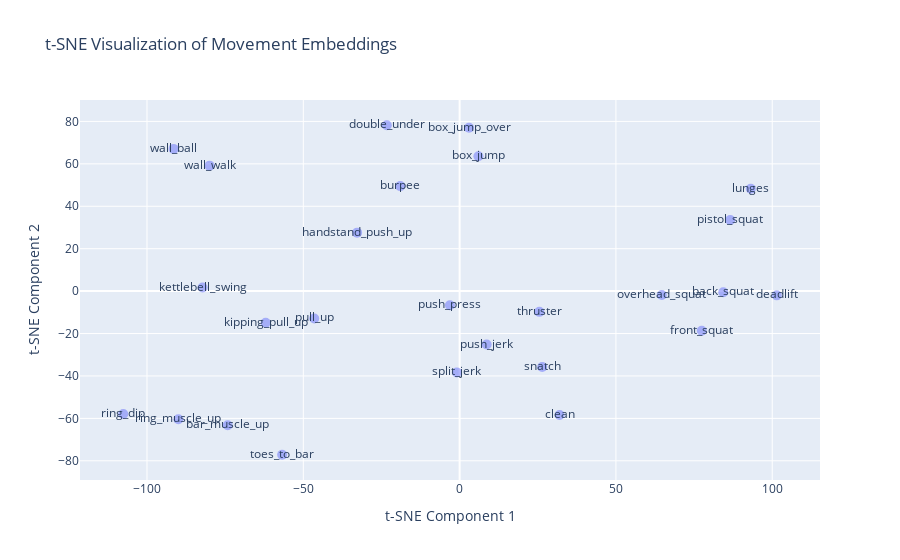

This figure's notebook cell:
### Code cell
embeddings_2d = tsne.fit_transform(embeddings_T)

# Create a DataFrame for the 2D embeddings
df_2d = pd.DataFrame(embeddings_2d, columns=['tsne_1', 'tsne_2'])

# Add passage names to the DataFrame
df_2d['movement_name'] = embeddings.columns 

# Plot t-SNE visualization with labels using Plotly
fig = px.scatter(df_2d, x='tsne_1', y='tsne_2', text='movement_name', 
                 title='t-SNE Visualization of Movement Embeddings', 
                 labels={'tsne_1': 't-SNE Component 1', 'tsne_2': 't-SNE Component 2'},
                 opacity=0.5, hover_name='movement_name'
                 )

# Customize layout
fig.update_traces(marker=dict(size=10))
fig.update_layout(xaxis=dict(showgrid=True, title='t-SNE Component 1'),
                  yaxis=dict(showgrid=True, title='t-SNE Component 2'))

# Show the plot
fig.show()

### Figure 1 — Plotly figure (JSON) as saved in the notebook; plotly's stock layout.template omitted (floating-point values rounded to 4 significant figures)
{"data": [{"hovertemplate": "<b>%{hovertext}</b><br><br>t-SNE Component 1=%{x}<br>t-SNE Component 2=%{y}<br>movement_name=%{text}<extra></extra>", "hovertext": ["clean", "snatch", "deadlift", "back_squat", "front_squat", "overhead_squat", "push_press", "push_jerk", "split_jerk", "thruster", "pull_up", "toes_to_bar", "bar_muscle_up", "ring_muscle_up", "handstand_push_up", "pistol_squat", "kipping_pull_up", "ring_dip", "wall_walk", "wall_ball", "box_jump_over", "lunges", "kettlebell_swing", "burpee", "double_under", "box_jump"], "legendgroup": "", "marker": {"color": "#636efa", "opacity": 0.5, "size": 10, "symbol": "circle"}, "mode": "markers+text", "name": "", "orientation": "v", "showlegend": false, "text": ["clean", "snatch", "deadlift", "back_squat", "front_squat", "overhead_squat", "push_press", "push_jerk", "split_jerk", "thruster", "pull_up", "toes_to_bar", "bar_muscle_up", "ring_muscle_up", "handstand_push_up", "pistol_squat", "kipping_pull_up", "ring_dip", "wall_walk", "wall_ball", "box_jump_over", "lunges", "kettlebell_swing", "burpee", "double_under", "box_jump"], "type": "scatter", "x": [31.97, 26.42, 101.4, 84.34, 77.46, 64.69, -3.105, 8.652, -0.8928, 25.51, -46.5, -56.77, -74.19, -89.96, -32.78, 86.56, -62.03, -107.6, -79.99, -91.5, 3.007, 93.15, -82.22, -18.98, -23.29, 6.017], "xaxis": "x", "y": [-58.43, -35.76, -2.008, -0.5034, -18.66, -1.82, -6.67, -25.19, -38.32, -9.774, -12.9, -77.14, -63.2, -60.38, 27.56, 33.56, -14.95, -57.93, 59.14, 67.05, 77.01, 48.25, 1.671, 49.5, 78.2, 63.61], "yaxis": "y"}], "layout": {"legend": {"tracegroupgap": 0}, "title": {"text": "t-SNE Visualization of Movement Embeddings"}, "xaxis": {"anchor": "y", "domain": [0, 1], "showgrid": true, "title": {"text": "t-SNE Component 1"}}, "yaxis": {"anchor": "x", "domain": [0, 1], "showgrid": true, "title": {"text": "t-SNE Component 2"}}}}
